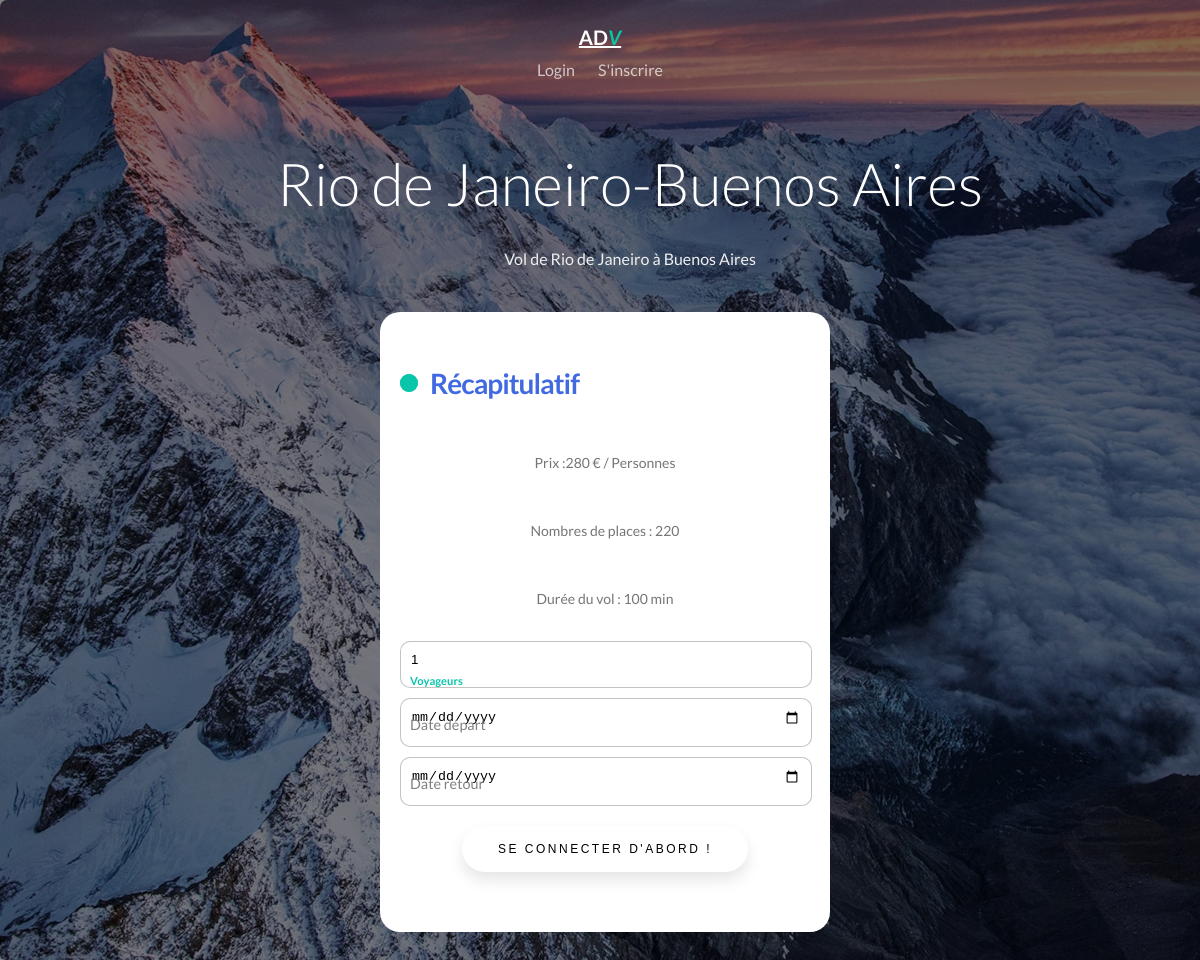
The page /trip?dest_name=Rio+de+Janeiro-Buenos+Aires on the database its author committed.
### tables this page shows
CREATE TABLE DESTINATION (
    id_dest INTEGER PRIMARY KEY AUTOINCREMENT,
    nom_dest TEXT,
    desc_dest TEXT,
    cost INT,
    places INT,
    duree INT
);

### app.py (the view)
@app.route('/trip')
def trip():
    dest_name = request.args.get('dest_name')
    if dest_name:
        destinaton = voyageDAO.getDestinationByName(dest_name)
        if destinaton:
            return render_template("trip.html", destination=destinaton, isLogged = isLogged, session = session)
        else:
            return render_template("error.html", message="Destination non trouvée")
    else:
        return render_template("error.html", message="Paramètre manquant dans l'URL")

### static/models/VoyageDAO.py (called while the page is built)
    def toDestination(self, dataset, column_names):
        return Destination(dataset, column_names)

    def getDestinationByName(self, voyage_name):
        query = "SELECT * FROM DESTINATION WHERE nom_dest = ?"
        params = (voyage_name,)
        result = self.db_utils.fetch_one(query, params)
        column_names = [column[0] for column in self.db_utils.local.cur.description]
        if result:
            voyage = self.toDestination(result, column_names)
            return voyage
        else:
            return None

### static/models/destination.py (called while the page is built)
    def getName(self):
        return self.data_dict.get("nom_dest", None)

    def getCost(self):
        return self.data_dict.get("cost", None)

    def getDesc(self):
        return self.data_dict.get("desc_dest", None)

    def getPlaces(self):
        return self.data_dict.get("places", None)

    def getDuration(self):
        return self.data_dict.get("duree", None)

### static/services/DBUtils.py (called while the page is built)
    def connect(self):
        if not hasattr(self.local, 'con') or self.local.con is None:
            self.local.con = sqlite3.connect(self.url)
            self.local.cur = self.local.con.cursor()

    def execute(self, request, args=None, fetch_one=False):
        try:
            self.connect()
            if args:
                self.local.cur.execute(request, args)
                self.local.con.commit()
            else:
                self.local.cur.execute(request)
                self.local.con.commit()
            if fetch_one:
                return self.local.cur.fetchone()
            else:
                return self.local.cur.fetchall()
        except sqlite3.Error as e:
            print("Error while executing request:", request)
            print("SQLite error:", e)
            raise RequestExecutionException(str(e))

    def fetch_one(self, request, args=None):
        return self.execute(request, args=args, fetch_one=True)

### templates/trip.html (shortened to what this page needs)
	<!DOCTYPE HTML>
	<html>
		<head>
		<link rel="stylesheet" href="{{ url_for('static', filename= 'css/style_trip.css') }}">
		</head>
		<body>
			<div id="page">
				<nav class="adv-nav">
					<div class="adv-container">
						<div class="row">
							<div id="adv-logo"><a href="/">AD<em>V</em></a></div>
								<ul>
									{% if not isLogged%}
										<li><a href="/connexion">Login</a></li>
										<li><a href="/inscription">S'inscrire</a></li>
									{% endif %}
								</ul>
						</div>
					</div>
				</nav>
				<header id="adv-header" class="adv-cover adv-cover-md" style="background-image: url(../static/images/3.jpg)">
					<div class="adv-container">
						<div class="row">
							<h1>{{destination.getName()}}</h1>
							<p id="expertise">{{destination.getDesc()}}</p>
						</div>
						<div class="row-form">
							<form class="form" action="{{ url_for('reserver_post', session=session, dest_name=destination.getName()) }}" method="post">
							<p class="title">Récapitulatif</p>
							<p class="message">Prix :{{destination.getCost()}} € / Personnes</p>
							<p class="message">Nombres de places : {{destination.getPlaces()}}</p>
							<p class="message">Durée du vol : {{destination.getDuration()}} min</p>
								<label>
									<input placeholder="" name="personnes" type="number" class="input" min="1" value="1" required>
									<span>Voyageurs</span>
								</label>
								<label for="date_depart">
									<input required="" placeholder="" name="date_depart" id="date_depart" type="date" class="input" required>
									<span>Date départ</span>
								</label>
								<label for="date_retour">
									<input required="" placeholder="" name="date_retour" id="date_retour" type="date" class="input" required>
									<span>Date retour</span>
								</label>
								{% if not isLogged%}
									<a href="/connexion"><button class="trip-button" required>Se connecter d'abord !</button></a>
								{% else %}
									{% if session %}
										<button type="submit" class="trip-button">Réserver votre vol !</button>
									{% else %}
										<a href="/dashboard"><button class="trip-button" required>Se connecter d'abord !</button></a>
									{% endif %}
								{% endif %}
							</form>
						</div>
					</div>
				</header>
			</div>
		</body>
	</html>

### static/css/style_trip.css (style rules this page uses)
body { font-family: "Lato", Arial, sans-serif; font-weight: 400; font-size: 16px; line-height: 1.7; color: #777; background: #fff; margin: 0; }
#page { position: relative; overflow-x: hidden; width: 100%; height: 100%; -webkit-transition: 0.5s; -o-transition: 0.5s; transition: 0.5s; }
a { color: #09C6AB; -webkit-transition: 0.5s; -o-transition: 0.5s; transition: 0.5s; }
p { margin-bottom: 20px; }
h1, h2, h3, h4, h5, h6, figure { color: #000; font-family: "Lato", Arial, sans-serif; font-weight: 400; margin: 0 0 20px 0; }
.adv-container { max-width: 1100px; position: relative; margin: 0 auto; padding-left: 15px; padding-right: 15px; text-align: center; }
.adv-nav { position: absolute; top: 0; left: 0; margin: 0; padding: 0; width: 100%; padding: 20px 0; z-index: 1001; text-decoration: none; }
.adv-nav #adv-logo { font-size: 20px; margin: 0; padding: 0; text-transform: uppercase; font-weight: bold; }
.adv-nav #adv-logo em { color: #09C6AB; }
.adv-nav a { padding: 5px 10px; color: #fff; }
.adv-nav ul { padding: 0; margin: 2px 0 0 0; }
.adv-nav ul li { padding: 0; margin: 0; list-style: none; display: inline; }
.adv-nav ul li a { font-size: 16px; padding: 30px 10px; color: rgba(255, 255, 255, 0.7); -webkit-transition: 0.3s; -o-transition: 0.3s; transition: 0.3s; text-decoration: none; }
#adv-header { background: #4d4d4d; }
#adv-header h1, #adv-header h2 { margin: 0; padding: 0; margin-top: 10%; color: white; }
#adv-header h1 { margin-bottom: 0px; font-size: 59px; line-height: 1.5; font-weight: 300; }
#adv-header a { display: block; padding: 10px 20px 20px 20px; background: #fff; color: #09C6AB; }
#adv-header { border-top-left-radius: 7px; }
#adv-header { border-top-right-radius: 7px; }
#adv-header { z-index: 10; position: relative; clear: both; background: #fff; border-bottom-left-radius: 5px; border-bottom-right-radius: 5px; padding: 30px; }
#adv-header { display: none; }
#adv-header { display: block; }
#adv-header, #adv-counter { background-size: cover; background-position: top center; background-repeat: no-repeat; position: relative; }
.adv-cover { height: 900px; background-size: cover; background-position: center center; background-repeat: no-repeat; position: relative; float: left; width: 100%; }
.adv-cover a { color: #09C6AB; }
.adv-cover > .adv-container { position: relative; z-index: 10; }
form label { font-weight: normal; }
#expertise { color:#efefef; }
.trip-button { padding: 1.3em 3em; font-size: 12px; text-transform: uppercase; letter-spacing: 2.5px; font-weight: 500; color: #000; background-color: #fff; border: none; border-radius: 45px; box-shadow: 0px 8px 15px rgba(0, 0, 0, 0.1); transition: all 0.3s ease 0s; cursor: pointer; outline: none; }
.row-form { display: inline-block; justify-content: center; align-items: center; margin-top: 20px; margin-right: 50px; height: 100%; width: 450px; }
.form { display: flex; flex-direction: column; gap: 10px; max-width: 600px; background-color: #fff; padding: 20px; height: 580px; border-radius: 20px; position: relative; }
.title { font-size: 28px; color: royalblue; font-weight: 600; letter-spacing: -1px; position: relative; display: flex; align-items: center; padding-left: 30px; }
.title::before,.title::after { position: absolute; content: ""; height: 16px; width: 16px; border-radius: 50%; left: 0px; background-color: #09C6AB; }
.title::before { width: 18px; height: 18px; background-color: #09C6AB; }
.title::after { width: 18px; height: 18px; }
.message, .signin { color: rgba(88, 87, 87, 0.822); font-size: 14px; }
.form label { position: relative; }
.form label .input { width: 95%; padding: 10px 10px 20px 10px; outline: 0; border: 1px solid rgba(105, 105, 105, 0.397); border-radius: 10px; }
.form label .input + span { position: absolute; left: 10px; top: 15px; color: grey; font-size: 0.9em; cursor: text; transition: 0.3s ease; }
.form label .input:focus + span,.form label .input:valid + span { top: 30px; font-size: 0.7em; font-weight: 600; }
.form label .input:valid + span { color: #09C6AB; }

### rows shown on the page
DESTINATION: getName "Rio de Janeiro-Buenos Aires", getDesc "Vol de Rio de Janeiro à Buenos Aires", getCost "280"

### other values the page prints
{{ destination.getPlaces() }} "220"
{{ destination.getDuration() }} "100"
